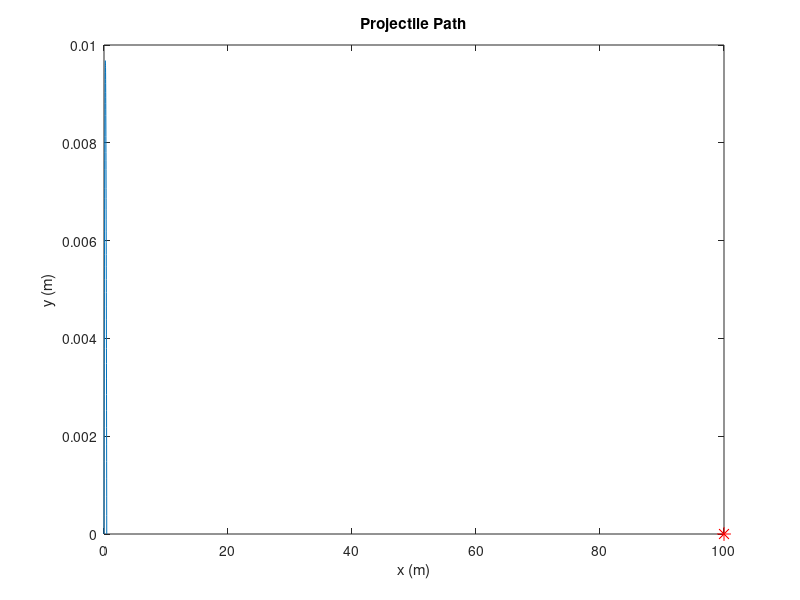

The MATLAB source for this figure:
% David Haberkorn
% ES 1060 Intro to Eng Problem Solving
% Lab 05 Problem 2
% 15 Oct 2025
% Projectile Motion

%------------------------------------------------

% Setting up space
clear
clc
close all


% Coefficients
V = input('Enter the initial cannon ball velocity in m/s: ');

theta = input('Enter the angle of cannon launch in degrees: ');


% Math
Vx = V*cos(theta*pi/180); % Velocity in the x-direction
Vy = V*sin(theta*pi/180); % Velocity in the y-direction
g = 9.81; % Gravity
TOF = (2*Vy)/g; % Time of flight

tspan = 0:(TOF/100):TOF; % Vector of time values

px = Vx*tspan; % x-position
py = Vy*tspan - (1/2)*g*(tspan).^2; % y-position


% Plotting Commands
plot(px,py,100,0,'r*','markersize',10) % Plot projectile motion
title('Projectile Path'), xlabel('x (m)'),ylabel('y (m)'); % Prettify

% Solution
% V = 33.7 and theta = 30 degrees in order to hit the target.
